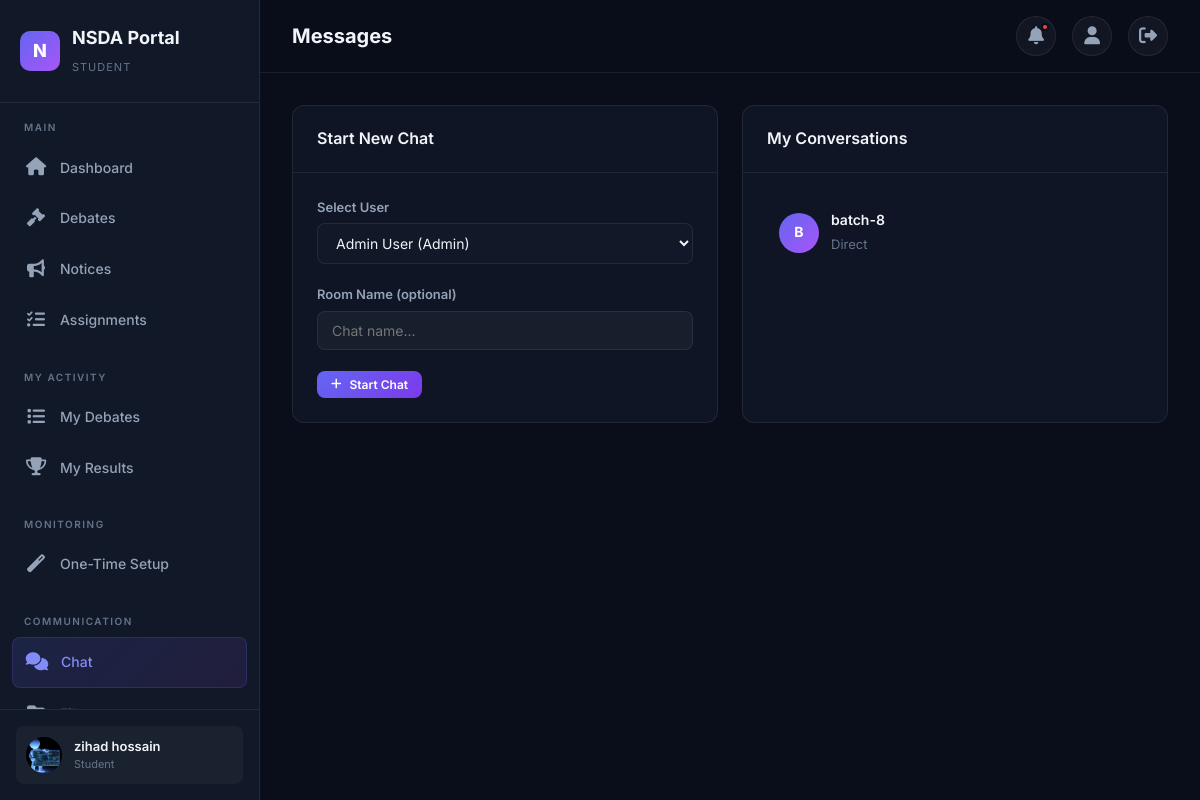
Screenshot of /chat/ (signed in) with the database file from the repository.
### accounts/models.py (models this page shows, shortened)
class User(AbstractUser):
    class Role(models.TextChoices):
        STUDENT = 'student', 'Student'
        TEACHER = 'teacher', 'Teacher'
        ADMIN = 'admin', 'Admin'
    role = models.CharField(
        max_length=10,
        choices=Role.choices,
        default=Role.STUDENT,
    )
    profile_picture = models.ImageField(
        upload_to='profiles/',
        blank=True,
        null=True,
    )
    phone = models.CharField(max_length=20, blank=True)
    bio = models.TextField(blank=True)
    grade_level = models.CharField(max_length=50, blank=True)
    school = models.CharField(max_length=200, blank=True)
    date_of_birth = models.DateField(blank=True, null=True)
    created_at = models.DateTimeField(auto_now_add=True)
    updated_at = models.DateTimeField(auto_now=True)
    @property
    def is_student(self):
        return self.role == self.Role.STUDENT
    @property
    def is_teacher(self):
        return self.role == self.Role.TEACHER
    @property
    def is_admin_user(self):
        return self.role == self.Role.ADMIN

### chat/models.py (models this page shows, shortened)
class ChatRoom(models.Model):
    class RoomType(models.TextChoices):
        DIRECT = 'direct', 'Direct Message'
        GROUP = 'group', 'Group Chat'
    name = models.CharField(max_length=255)
    room_type = models.CharField(
        max_length=10,
        choices=RoomType.choices,
        default=RoomType.DIRECT,
    )
    participants = models.ManyToManyField(
        settings.AUTH_USER_MODEL,
        related_name='chat_rooms',
    )
    created_at = models.DateTimeField(auto_now_add=True)
    class Meta:
        ordering = ['-created_at']

### chat/views.py (the view)
# urls.py: path('', views.ChatRoomListView.as_view(), name='room_list'),
class ChatRoomListView(LoginRequiredMixin, ListView):
    model = ChatRoom
    template_name = 'chat/room_list.html'
    context_object_name = 'rooms'
    def get_queryset(self):
        return ChatRoom.objects.filter(
            participants=self.request.user
        ).annotate(
            last_message_time=Max('messages__timestamp')
        ).order_by('-last_message_time')
    def get_context_data(self, **kwargs):
        ctx = super().get_context_data(**kwargs)
        ctx['available_users'] = User.objects.exclude(
            pk=self.request.user.pk
        ).order_by('first_name', 'username')
        return ctx

### portal/context_processors.py (called while the page is built)
def notifications_processor(request):
    if request.user.is_authenticated:
        unread_count = Notification.objects.filter(
            user=request.user, is_read=False
        ).count()
        recent_notifications = Notification.objects.filter(
            user=request.user
        ).order_by('-created_at')[:5]
        return {
            'unread_notifications_count': unread_count,
            'recent_notifications': recent_notifications
        }
    return {'unread_notifications_count': 0, 'recent_notifications': []}

### templates/chat/room_list.html (shortened to what this page needs)
{% extends "base.html" %}
{% block page_title %}Messages{% endblock %}
{% block content %}
<div class="grid-2">
    <div class="card">
        <div class="card-header"><h3>Start New Chat</h3></div>
        <div class="card-body">
            <form method="post" action="{% url 'chat:create_room' %}">{% csrf_token %}
                <div class="form-group"><label>Select User</label><select name="participants" class="form-control">{% for u in available_users %}<option value="{{ u.pk }}">{{ u.get_full_name|default:u.username }} ({{ u.get_role_display }})</option>{% endfor %}</select></div>
                <div class="form-group"><label>Room Name (optional)</label><input type="text" name="room_name" class="form-control" placeholder="Chat name..."></div>
                <button type="submit" class="btn btn-primary btn-sm"><i class="fas fa-plus"></i> Start Chat</button>
            </form>
        </div>
    </div>
    <div class="card">
        <div class="card-header"><h3>My Conversations</h3></div>
        <div class="card-body">
            {% for room in rooms %}
            <a href="{% url 'chat:room' room.pk %}" style="display:flex;align-items:center;gap:12px;padding:12px;border-radius:8px;margin-bottom:4px;transition:var(--transition);color:var(--text-primary);" onmouseover="this.style.background='var(--bg-glass)'" onmouseout="this.style.background='transparent'">
                <div class="user-avatar" style="width:40px;height:40px;font-size:14px;">{{ room.name|first|upper }}</div>
                <div style="flex:1;"><div style="font-weight:600;font-size:14px;">{{ room.name }}</div><span class="text-sm text-muted">{{ room.room_type|title }}</span></div>
            </a>
            {% empty %}<p class="text-muted">No conversations yet. Start one!</p>{% endfor %}
        </div>
    </div>
</div>
{% endblock %}

### templates/base.html (shortened to what this page needs)
{% load static %}
<!DOCTYPE html>
<html lang="en">
<head>
    <link rel="stylesheet" href="{% static 'css/style.css' %}">
    <link rel="stylesheet" href="https://cdnjs.cloudflare.com/ajax/libs/font-awesome/6.5.0/css/all.min.css">
</head>
<body>
<div class="app-wrapper">
    <aside class="sidebar" id="sidebar">
        <div class="sidebar-brand">
            <div class="logo">N</div>
            <div><h2>NSDA Portal</h2><small>{{ request.user.get_role_display|default:"Portal" }}</small></div>
        </div>
        <nav class="sidebar-nav">
            <div class="nav-section">
                <div class="nav-section-title">Main</div>
                <a href="{% url 'portal:dashboard' %}" class="nav-link"><span class="icon"><i class="fas fa-home"></i></span>Dashboard</a>
                <a href="{% url 'debates:list' %}" class="nav-link"><span class="icon"><i class="fas fa-gavel"></i></span>Debates</a>
                <a href="{% url 'portal:notice_list' %}" class="nav-link"><span class="icon"><i class="fas fa-bullhorn"></i></span>Notices</a>
                <a href="{% url 'portal:assignment_list' %}" class="nav-link"><span class="icon"><i class="fas fa-tasks"></i></span>Assignments</a>
            </div>
            {% if request.user.is_student %}
            <div class="nav-section">
                <div class="nav-section-title">My Activity</div>
                <a href="{% url 'debates:my_debates' %}" class="nav-link"><span class="icon"><i class="fas fa-list"></i></span>My Debates</a>
                <a href="{% url 'debates:my_results' %}" class="nav-link"><span class="icon"><i class="fas fa-trophy"></i></span>My Results</a>
            </div>
            <div class="nav-section">
                <div class="nav-section-title">Monitoring</div>
                <a href="{% url 'monitoring:download_package' %}" class="nav-link"><span class="icon"><i class="fas fa-magic"></i></span>One-Time Setup</a>
            </div>
            {% endif %}
            <div class="nav-section">
                <div class="nav-section-title">Communication</div>
                <a href="{% url 'chat:room_list' %}" class="nav-link"><span class="icon"><i class="fas fa-comments"></i></span>Chat</a>
                <a href="{% url 'portal:file_list' %}" class="nav-link"><span class="icon"><i class="fas fa-folder"></i></span>Files</a>
            </div>
        </nav>
        <div class="sidebar-footer">
            <div class="user-card">
                <div class="user-avatar">
                    {% if request.user.profile_picture %}
                        <img src="{{ request.user.profile_picture.url }}" alt="avatar">
                    {% else %}
                        {{ request.user.first_name|first|default:request.user.username|first|upper }}
                    {% endif %}
                </div>
                <div class="user-info">
                    <div class="name">{{ request.user.get_full_name|default:request.user.username }}</div>
                    <div class="role">{{ request.user.get_role_display }}</div>
                </div>
            </div>
        </div>
    </aside>
    <main class="main-content">
        <header class="topbar">
            <div style="display:flex;align-items:center;gap:12px;">
                <h1>{% block page_title %}Dashboard{% endblock %}</h1>
            </div>
            <div class="topbar-actions">
                <div class="dropdown-wrapper">
                    <button class="btn-icon" id="notification-toggle">
                        <i class="fas fa-bell"></i>
                        {% if unread_notifications_count %}<span class="badge-dot"></span>{% endif %}
                    </button>
                </div>
                <a href="{% url 'accounts:profile' %}" class="btn-icon"><i class="fas fa-user"></i></a>
                <a href="{% url 'accounts:logout' %}" class="btn-icon"><i class="fas fa-sign-out-alt"></i></a>
            </div>
        </header>
        <div class="content-area">
            {% block content %}{% endblock %}
        </div>
    </main>
</div>
</body>
</html>

### rows the page displays
User: user.role "STUDENT", user.profile_picture (picture), user.get_full_name "zihad hossain", user.role "Student"
ChatRoom: name|first "B", name "batch-8", room_type "Direct"

### other values shown
form field participants "Admin User (Admin)"
